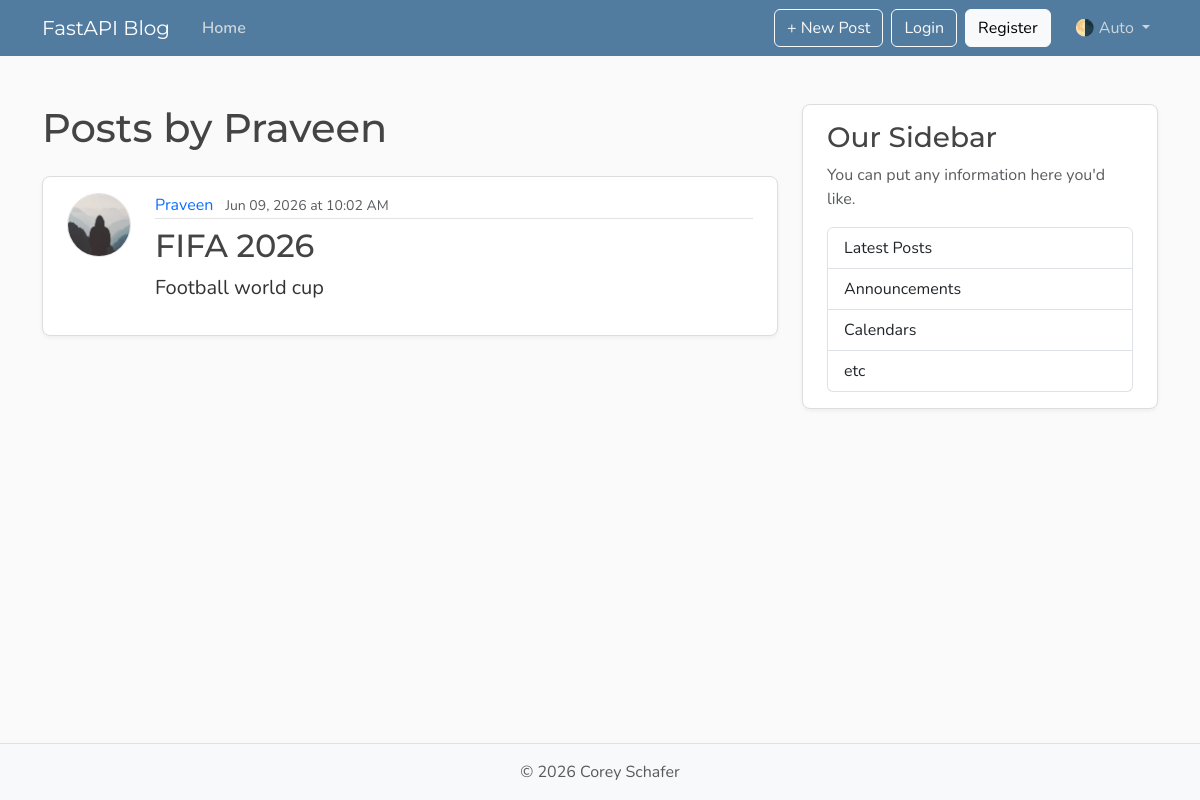
The page /users/2/posts on the database as committed earlier.
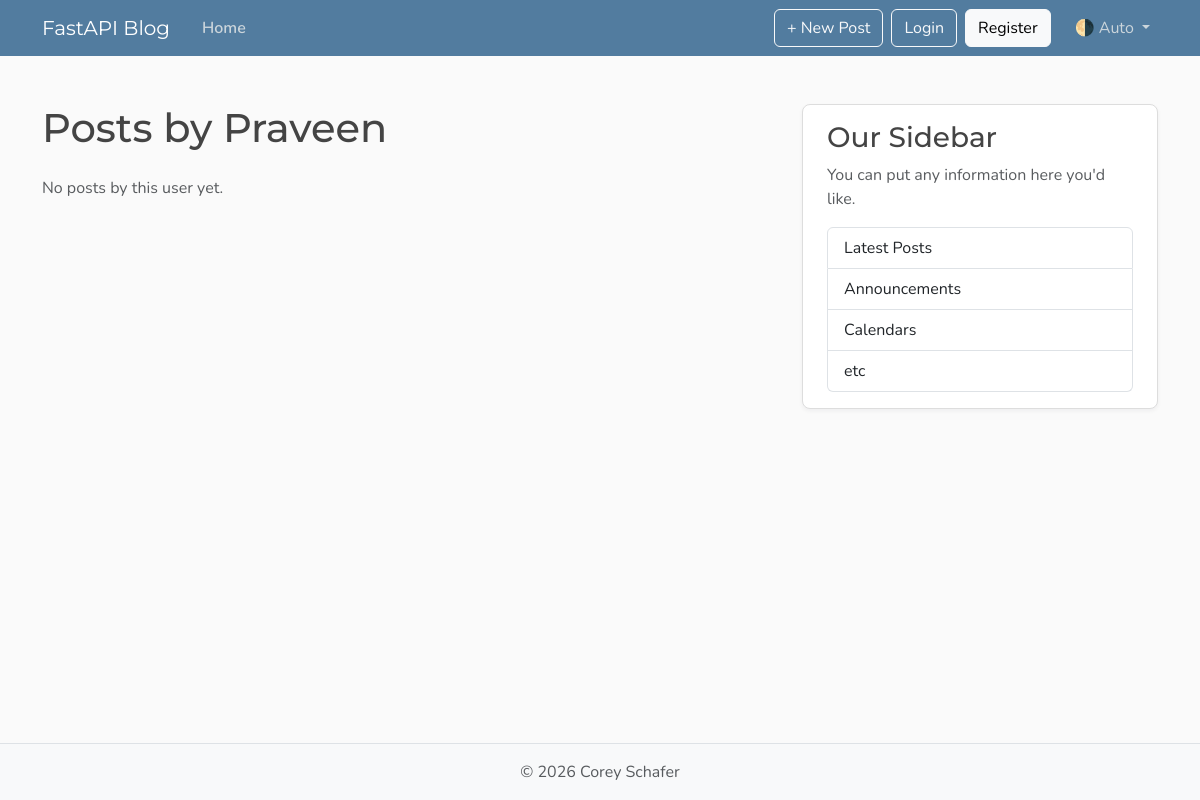
The same page on the database as committed later.
### models.py (models this page shows, shortened)
class Post(Base):
    __tablename__ = "posts"
    id: Mapped[int] = mapped_column(Integer, primary_key=True, index=True)
    title: Mapped[str] = mapped_column(String(100), nullable=False)
    content: Mapped[str] = mapped_column(Text, nullable=False)
    user_id: Mapped[int] = mapped_column(
        ForeignKey("users.id"), nullable=False, index=True
    )
    date_posted: Mapped[datetime] = mapped_column(
        DateTime(timezone=True),
        default=lambda: datetime.now(UTC)
    )
    author: Mapped[User] = relationship(back_populates="posts")

class User(Base):
    __tablename__ = "users"
    id: Mapped[int] = mapped_column(Integer, primary_key=True, index=True)
    username: Mapped[str] = mapped_column(String(50), unique=True, nullable=False)
    email: Mapped[str] = mapped_column(String(120), unique=True, nullable=False)
    image_file: Mapped[str | None] = mapped_column(String(200), nullable=True, default=None)
    posts: Mapped[list[Post]] = relationship(
        back_populates="author",
        cascade="all, delete-orphan"
    )

### main.py (the view)
@app.get(
    "/users/{user_id}/posts",
    include_in_schema=False,
    name="user_posts",
)
async def user_posts_page(
    request: Request,
    user_id: int,
    db: Annotated[AsyncSession, Depends(get_db)],
):
    user = (
        await db.execute(
            select(models.User).where(
                models.User.id == user_id
            )
        )
    ).scalars().first()
    if not user:
        raise HTTPException(
            status_code=status.HTTP_404_NOT_FOUND,
            detail="User not found",
        )
    posts_db = (
        await db.execute(
            select(models.Post)
            .options(joinedload(models.Post.author))
            .where(models.Post.user_id == user_id)
        )
    ).scalars().all()
    return templates.TemplateResponse(
        request=request,
        name="user_posts.html",
        context={
            "user": user,
            "posts": posts_db,
            "title": f"{user.username}'s Posts",
        },
    )

### templates/user_posts.html
{% extends "layout.html" %}
{% block content %}
    <h1 class="mb-4">Posts by {{ user.username if user else "User" }}</h1>
    <div id="postsContainer">
        {% for post in posts %}
            <article class="content-section py-3 px-4 mb-4">
                <div class="d-flex align-items-start gap-4">
                    <img class="rounded-circle article-img flex-shrink-0"
                         src="{{ post.author.image_path if post.author.image_path else url_for('static', path='profile_pics/default.jpg') }}"
                         alt="{{ post.author.username }}'s profile picture"
                         width="64"
                         height="64"
                         loading="lazy">
                    <div class="flex-grow-1">
                        <div class="article-metadata mb-2">
                            <a class="me-2" href="/users/{{ post.author.id }}/posts">{{ post.author.username }}</a>
                            <small class="text-body-secondary">{{ post.date_posted | datetimeformat }}</small>
                        </div>
                        <h2>
                            <a class="article-title" href="/posts/{{ post.id }}">{{ post.title }}</a>
                        </h2>
                        <p class="article-content">{{ post.content }}</p>
                    </div>
                </div>
            </article>
        {% else %}
            <p class="text-body-secondary">No posts by this user yet.</p>
        {% endfor %}
    </div>
{% endblock content %}

Rows that differ between the two databases and show on the page:
removed Post: author.username "Praveen", date_posted "Jun 09, 2026 at 10:02 AM", title "FIFA 2026", content "Football world cup"
Other text that changed with them:
text now shown: "No posts by this user yet."
